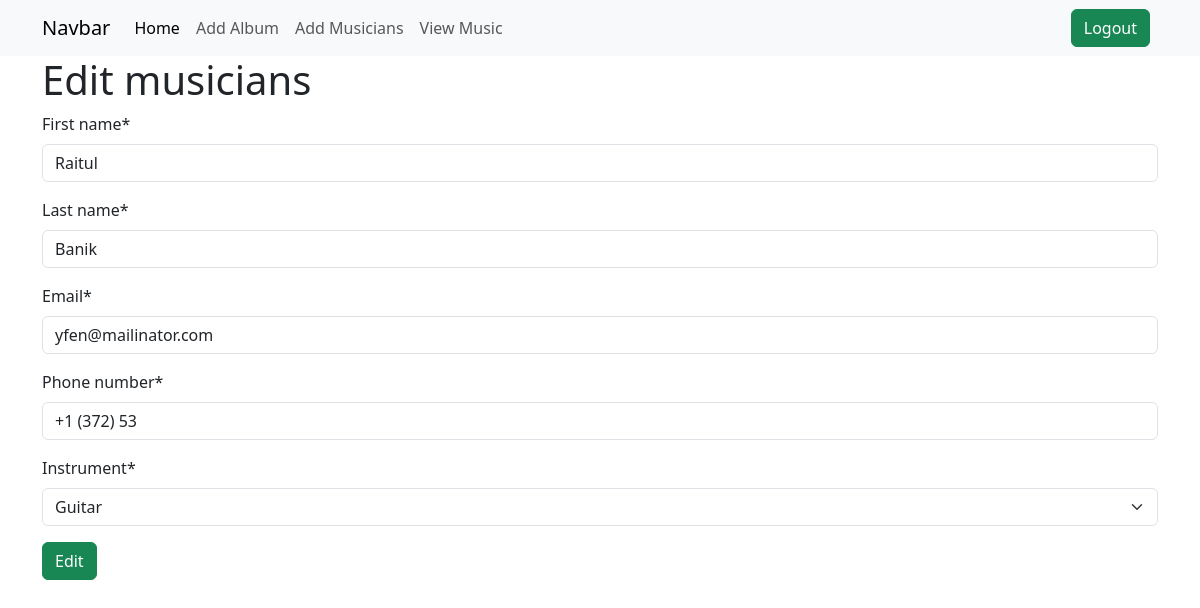
The app's page /musician/edit/musician/2 (signed in) with its own data.
### musicians/models.py (models this page shows, shortened)
class Musician(models.Model):
    first_name = models.CharField(
        max_length=255, error_messages="Name can't be more than 255 characters")
    last_name = models.CharField(
        max_length=255, error_messages="Name can't be more than 255 characters")
    email = models.EmailField(
        unique=True, error_messages="Email must be unique and valid")
    phone_number = models.CharField(
        max_length=11, error_messages="Phone number must be 11 digits")
    instrument = models.CharField(max_length=50, choices=instruments_choices)

### musicians/views.py (the view)
@method_decorator(login_required, name="dispatch")
class UpdateMusicsView(UpdateView):
    model = Musician
    form_class = MusiciansForm
    pk_url_kwarg = 'id'
    template_name = 'editMusicians.html'
    success_url = reverse_lazy("view_musics")

### musicians/form.py
class MusiciansForm(ModelForm):
    class Meta:
        model = Musician
        fields = "__all__"

### musicians/templates/editMusicians.html (shortened to what this page needs)
{% extends "base.html" %}
{% load crispy_forms_tags %}
{% block mainContent %}
    <section class="container">
        <h1>Edit musicians</h1>
        <form method="post">
            {{ form |crispy }}
            <button class="btn btn-success">Edit</button>
        </form>
    </section>
{% endblock mainContent %}

### records on screen
Musician: first_name "Raitul", last_name "Banik", email "yfen@mailinator.com", phone_number "+1 (372) 53", instrument "Guitar"
